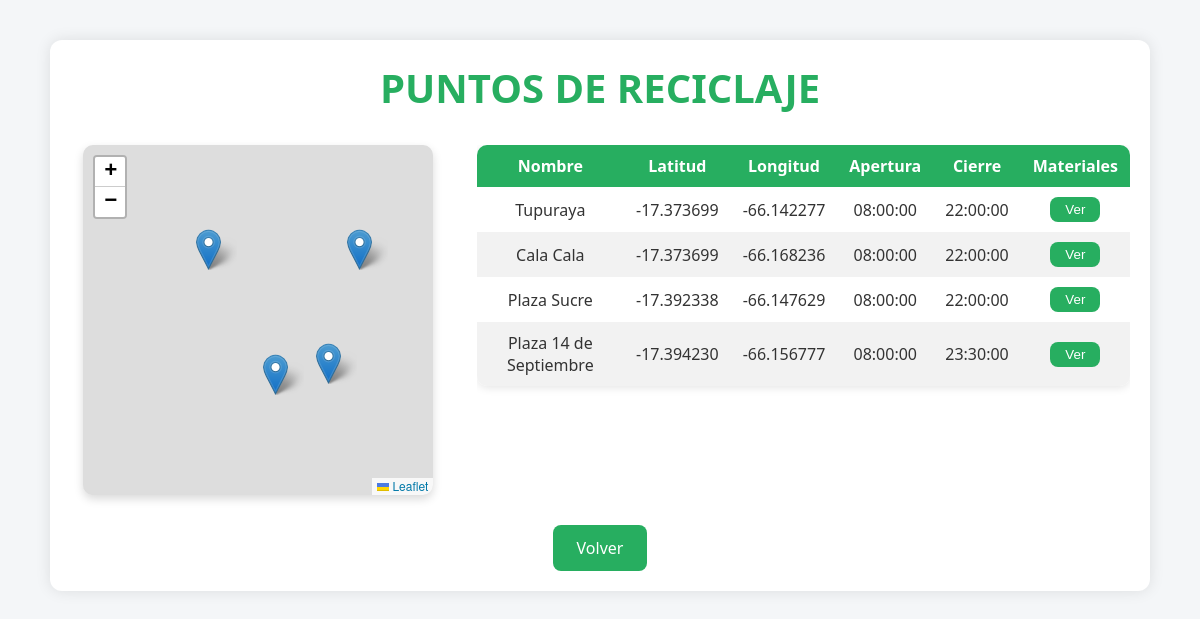
The page /todosPuntosReciclaje.php on the database its author committed.
### tables this page shows
CREATE TABLE IF NOT EXISTS `Punto_Reciclaje` (
  `idPunto` INT NOT NULL AUTO_INCREMENT,
  `nombre` VARCHAR(45) NOT NULL,
  `latitud` DECIMAL(9,6) NOT NULL,
  `longitud` DECIMAL(9,6) NOT NULL,
  `apertura` TIME NOT NULL,
  `cierre` TIME NOT NULL,
  `activo` TINYINT NOT NULL DEFAULT 1,
  PRIMARY KEY (`idPunto`));

### web/todosPuntosReciclaje.php (the view, shortened to what this page needs)
<?php
require_once("conexion.php");
?>
<!DOCTYPE html>
<html lang="es">
<head>
    <link rel="stylesheet" href="https://unpkg.com/leaflet/dist/leaflet.css" />
</head>
<body>
    <div class="container">
        <div class="header">
            <h1>PUNTOS DE RECICLAJE</h1>
        </div>
        <div class="cuerpo">
            <div class="mapa-contenedor">
                <div id="mapa"></div>
            </div>
            <div class="tabla-contenedor">
                <table>
                    <thead>
                        <tr>
                            <th>Nombre</th>
                            <th>Latitud</th>
                            <th>Longitud</th>
                            <th>Apertura</th>
                            <th>Cierre</th>
                            <th>Materiales</th>
                        </tr>
                    </thead>
                    <tbody>
                        <?php
                        $stmt = $conn->prepare("CALL sp_getPuntosReciclaje();");
                        $stmt->execute();
                        $resultado = $stmt->get_result();
                        while ($fila = $resultado->fetch_assoc()) {
                            echo "<tr>";
                            echo "<td>" . htmlspecialchars($fila['nombre']) . "</td>";
                            echo "<td>" . htmlspecialchars($fila['latitud']) . "</td>";
                            echo "<td>" . htmlspecialchars($fila['longitud']) . "</td>";
                            echo "<td>" . htmlspecialchars($fila['apertura']) . "</td>";
                            echo "<td>" . htmlspecialchars($fila['cierre']) . "</td>";
                            echo "<td><button class='boton-ver' onclick='verMateriales(" . $fila['idPunto'] . ")'>Ver</button></td>";
                            echo "</tr>";
                        }
                        ?>
                    </tbody>
                </table>
            </div>
        </div>
        <div style="text-align: center;">
            <a class="boton-link" href="verPuntosReciclaje.php">Volver</a>
        </div>
    </div>
</body>
</html>

### web/todosPuntosReciclaje.php (style rules this page uses)
* { box-sizing: border-box; margin: 0; padding: 0; }
body { font-family: 'Segoe UI', Tahoma, Geneva, Verdana, sans-serif; background-color: #f4f6f8; color: #333; }
.container { max-width: 1100px; margin: 40px auto; padding: 20px; background-color: #fff; border-radius: 12px; box-shadow: 0 0 15px rgba(0, 0, 0, 0.1); }
.header { text-align: center; margin-bottom: 30px; }
.header h1 { font-size: 2.5em; color: #27ae60; }
.cuerpo { display: flex; flex-wrap: wrap; gap: 30px; justify-content: center; }
.mapa-contenedor { flex: 1 1 300px; display: flex; justify-content: center; align-items: center; }
#mapa { width: 100%; max-width: 350px; height: 350px; border-radius: 10px; box-shadow: 0 4px 10px rgba(0, 0, 0, 0.15); }
.tabla-contenedor { flex: 2 1 500px; overflow-x: auto; }
table { width: 100%; border-collapse: collapse; background-color: #fff; border-radius: 10px; overflow: hidden; box-shadow: 0 2px 8px rgba(0, 0, 0, 0.1); }
table thead { background-color: #27ae60; color: #fff; }
table th, table td { padding: 10px 12px; text-align: center; }
table tbody tr:nth-child(even) { background-color: #f2f2f2; }
.boton-link { display: inline-block; margin-top: 30px; padding: 12px 24px; background-color: #27ae60; color: #fff; text-decoration: none; border-radius: 8px; transition: background-color 0.3s; }
.boton-ver { background-color: #27ae60; color: #fff; border: none; border-radius: 8px; padding: 5px 15px; }

### rows shown on the page
punto_reciclaje: nombre "Tupuraya", latitud "-17.373699", longitud "-66.142277", apertura "08:00:00", cierre "22:00:00"
punto_reciclaje: nombre "Cala Cala", latitud "-17.373699", longitud "-66.168236", apertura "08:00:00", cierre "22:00:00"
punto_reciclaje: nombre "Plaza Sucre", latitud "-17.392338", longitud "-66.147629", apertura "08:00:00", cierre "22:00:00"
punto_reciclaje: nombre "Plaza 14 de Septiembre", latitud "-17.394230", longitud "-66.156777", apertura "08:00:00", cierre "23:30:00"
